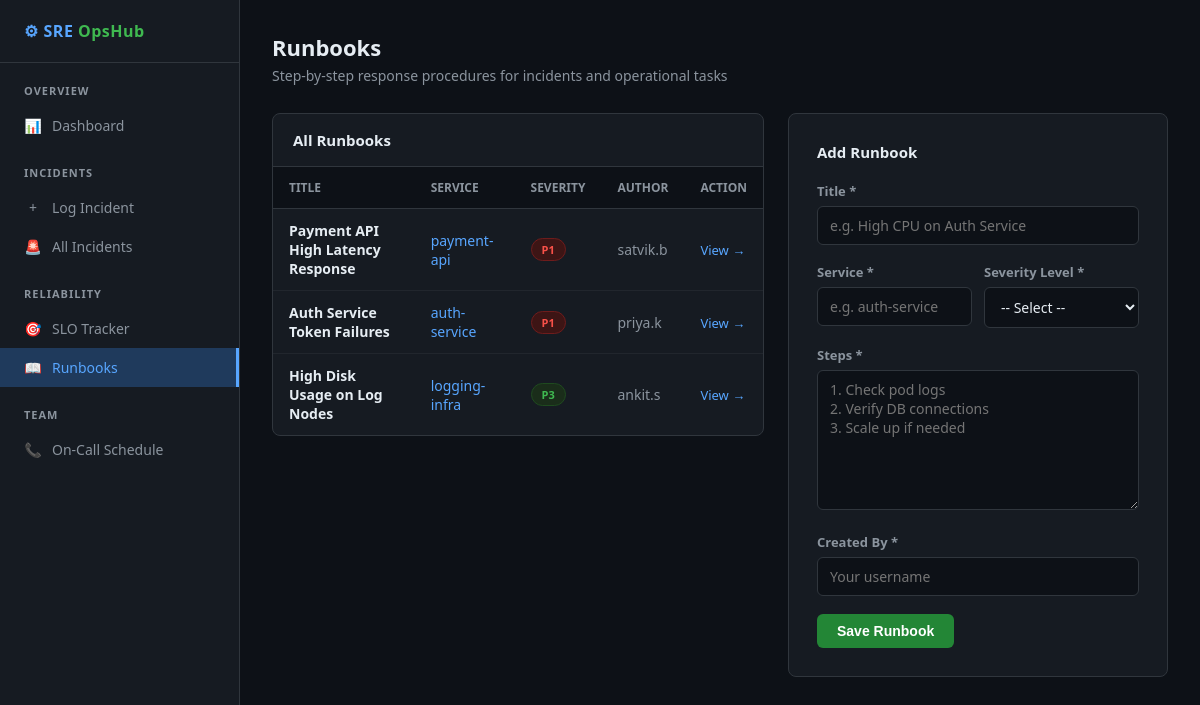
The app's page /app/runbooks.php with its own data.
### tables this page shows
CREATE TABLE IF NOT EXISTS runbooks (
    id INT AUTO_INCREMENT PRIMARY KEY,
    title VARCHAR(200) NOT NULL,
    service VARCHAR(100) NOT NULL,
    severity_level ENUM('P1','P2','P3','General') NOT NULL,
    steps TEXT NOT NULL,
    created_by VARCHAR(100) NOT NULL,
    created_at TIMESTAMP DEFAULT CURRENT_TIMESTAMP
);

### app/runbooks.php (the view, shortened to what this page needs)
<?php
require 'db.php';
$runbooks = $pdo->query("SELECT * FROM runbooks ORDER BY created_at DESC")->fetchAll(PDO::FETCH_ASSOC);
require 'header.php';
?>
<div class="page-header">
    <h1>Runbooks</h1>
    <p>Step-by-step response procedures for incidents and operational tasks</p>
</div>
<div style="display: grid; grid-template-columns: 1fr 380px; gap: 24px; align-items: start;">
    <div class="table-wrap">
        <h2>All Runbooks</h2>
        <table>
            <thead>
                <tr><th>Title</th><th>Service</th><th>Severity</th><th>Author</th><th>Action</th></tr>
            </thead>
            <tbody>
                <?php foreach ($runbooks as $rb): ?>
                <tr>
                    <td style="font-weight:600;"><?= htmlspecialchars($rb['title']) ?></td>
                    <td style="color:#58a6ff;"><?= htmlspecialchars($rb['service']) ?></td>
                    <td><span class="badge badge-<?= strtolower($rb['severity_level']) ?>"><?= $rb['severity_level'] ?></span></td>
                    <td style="color:#8b949e;"><?= htmlspecialchars($rb['created_by']) ?></td>
                    <td><a href="?view=<?= $rb['id'] ?>" style="color:#58a6ff; font-size:13px; text-decoration:none;">View &rarr;</a></td>
                </tr>
                <?php endforeach; ?>
            </tbody>
        </table>
    </div>
    <div class="form-card" style="max-width:100%;">
        <h2 style="font-size:15px; margin-bottom:20px; color:#e6edf3;">Add Runbook</h2>
        <form method="POST">
            <div class="form-group">
                <label>Title *</label>
                <input type="text" name="title" placeholder="e.g. High CPU on Auth Service" required>
            </div>
            <div style="display:grid; grid-template-columns:1fr 1fr; gap:12px;">
                <div class="form-group">
                    <label>Service *</label>
                    <input type="text" name="service" placeholder="e.g. auth-service" required>
                </div>
                <div class="form-group">
                    <label>Severity Level *</label>
                    <select name="severity_level" required>
                        <option value="">-- Select --</option>
                    </select>
                </div>
            </div>
            <div class="form-group">
                <label>Steps *</label>
                <textarea name="steps" placeholder="1. Check pod logs&#10;2. Verify DB connections&#10;3. Scale up if needed" style="min-height:140px;" required></textarea>
            </div>
            <div class="form-group">
                <label>Created By *</label>
                <input type="text" name="created_by" placeholder="Your username" required>
            </div>
            <button type="submit" class="btn btn-primary">Save Runbook</button>
        </form>
    </div>
</div>
<?php require 'footer.php'; ?>

### app/header.php (style rules this page uses)
* { margin: 0; padding: 0; box-sizing: border-box; }
body { font-family: 'Segoe UI', sans-serif; background: #0d1117; color: #e6edf3; display: flex; min-height: 100vh; }
.page-header { margin-bottom: 28px; }
.page-header h1 { font-size: 22px; font-weight: 700; color: #e6edf3; }
.page-header p { color: #8b949e; font-size: 14px; margin-top: 4px; }
.table-wrap { background: #161b22; border: 1px solid #30363d; border-radius: 8px; overflow: hidden; }
.table-wrap h2 { padding: 16px 20px; font-size: 15px; border-bottom: 1px solid #30363d; color: #e6edf3; }
table { width: 100%; border-collapse: collapse; }
th { padding: 12px 16px; text-align: left; font-size: 12px; font-weight: 600; color: #8b949e; text-transform: uppercase; background: #0d1117; border-bottom: 1px solid #30363d; }
td { padding: 12px 16px; font-size: 14px; border-bottom: 1px solid #21262d; }
tr:last-child td { border-bottom: none; }
.badge { display: inline-block; padding: 3px 10px; border-radius: 20px; font-size: 11px; font-weight: 700; text-transform: uppercase; }
.badge-p1 { background: #3d1515; color: #f85149; border: 1px solid #6e1c1c; }
.badge-p3 { background: #1a2d1a; color: #3fb950; border: 1px solid #1f4a1f; }
.form-card { background: #161b22; border: 1px solid #30363d; border-radius: 8px; padding: 28px; max-width: 680px; }
.form-group { margin-bottom: 18px; }
label { display: block; font-size: 13px; font-weight: 600; color: #8b949e; margin-bottom: 6px; }
input, select, textarea { width: 100%; padding: 9px 12px; background: #0d1117; border: 1px solid #30363d; border-radius: 6px; color: #e6edf3; font-size: 14px; font-family: inherit; transition: border 0.2s; }
textarea { resize: vertical; min-height: 100px; }
.btn { padding: 9px 20px; border: none; border-radius: 6px; cursor: pointer; font-size: 14px; font-weight: 600; transition: all 0.2s; }
.btn-primary { background: #238636; color: #fff; }
select option { background: #161b22; }

### records on screen
runbooks: title "Payment API High Latency Response", service "payment-api", severity_level "P1", created_by "satvik.b"
runbooks: title "Auth Service Token Failures", service "auth-service", severity_level "P1", created_by "priya.k"
runbooks: title "High Disk Usage on Log Nodes", service "logging-infra", severity_level "P3", created_by "ankit.s"
